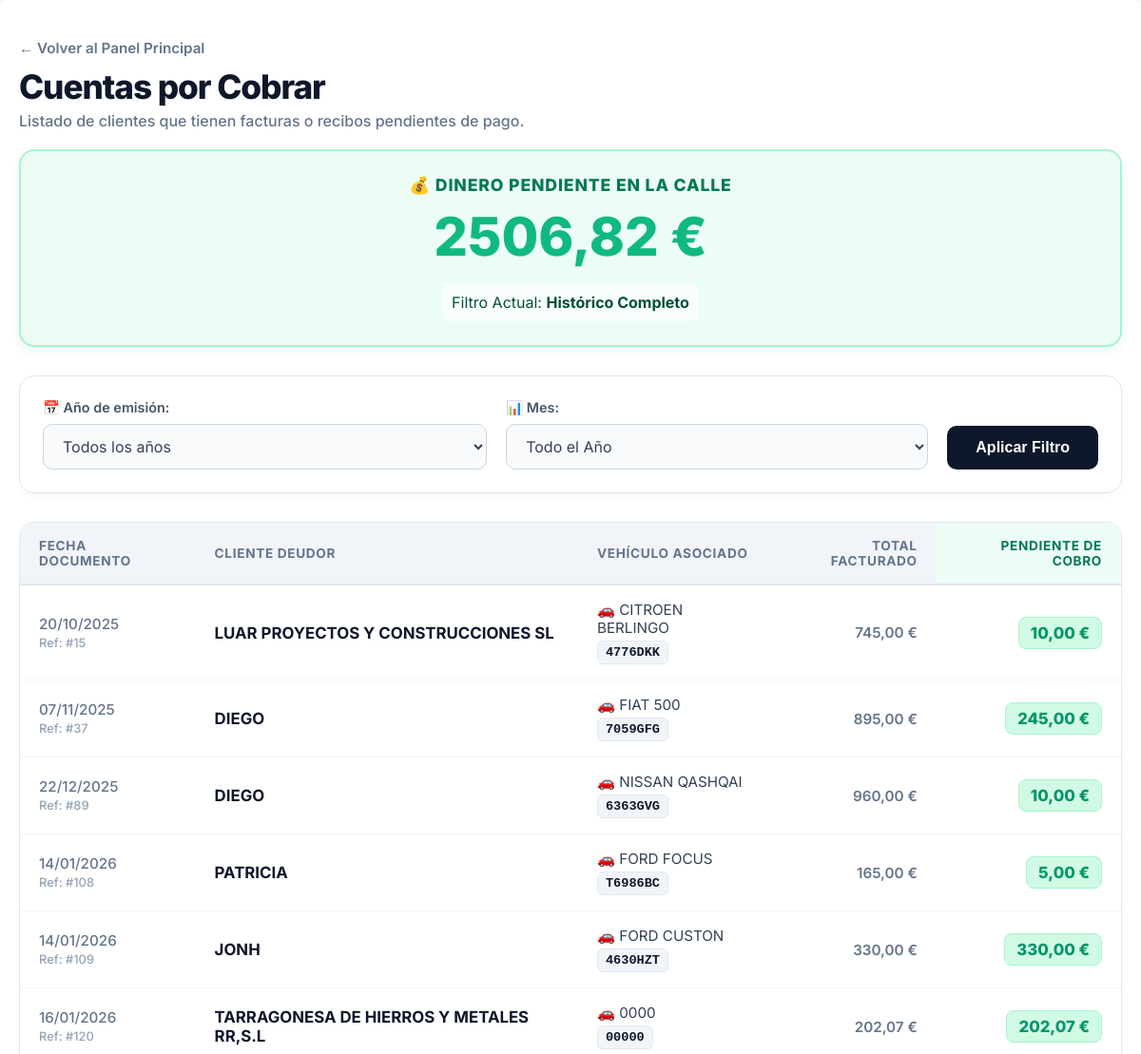
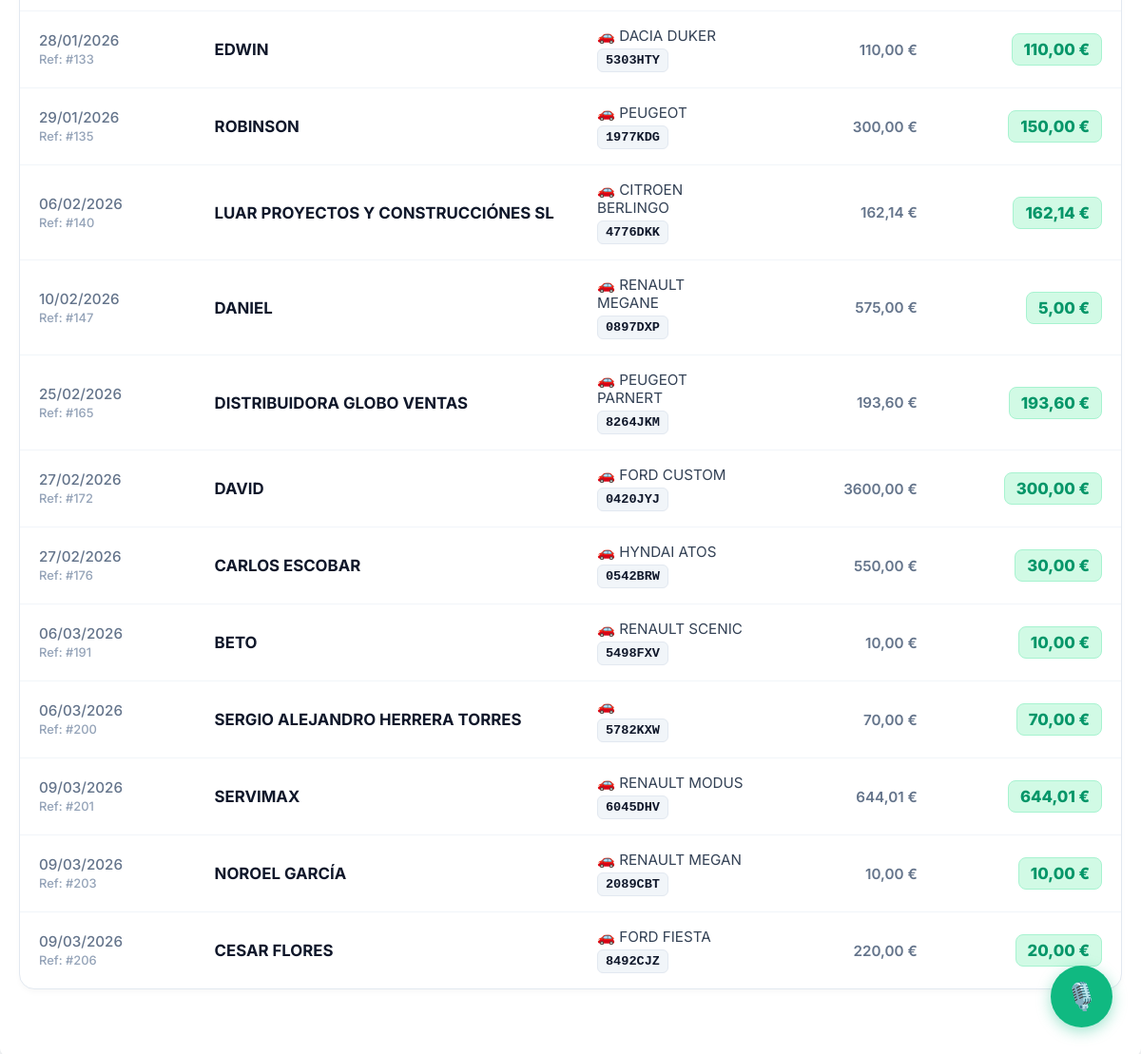
/cuentas-por-cobrar/ (signed in), run on an earlier commit of the app's database (2 pictures, top to bottom).
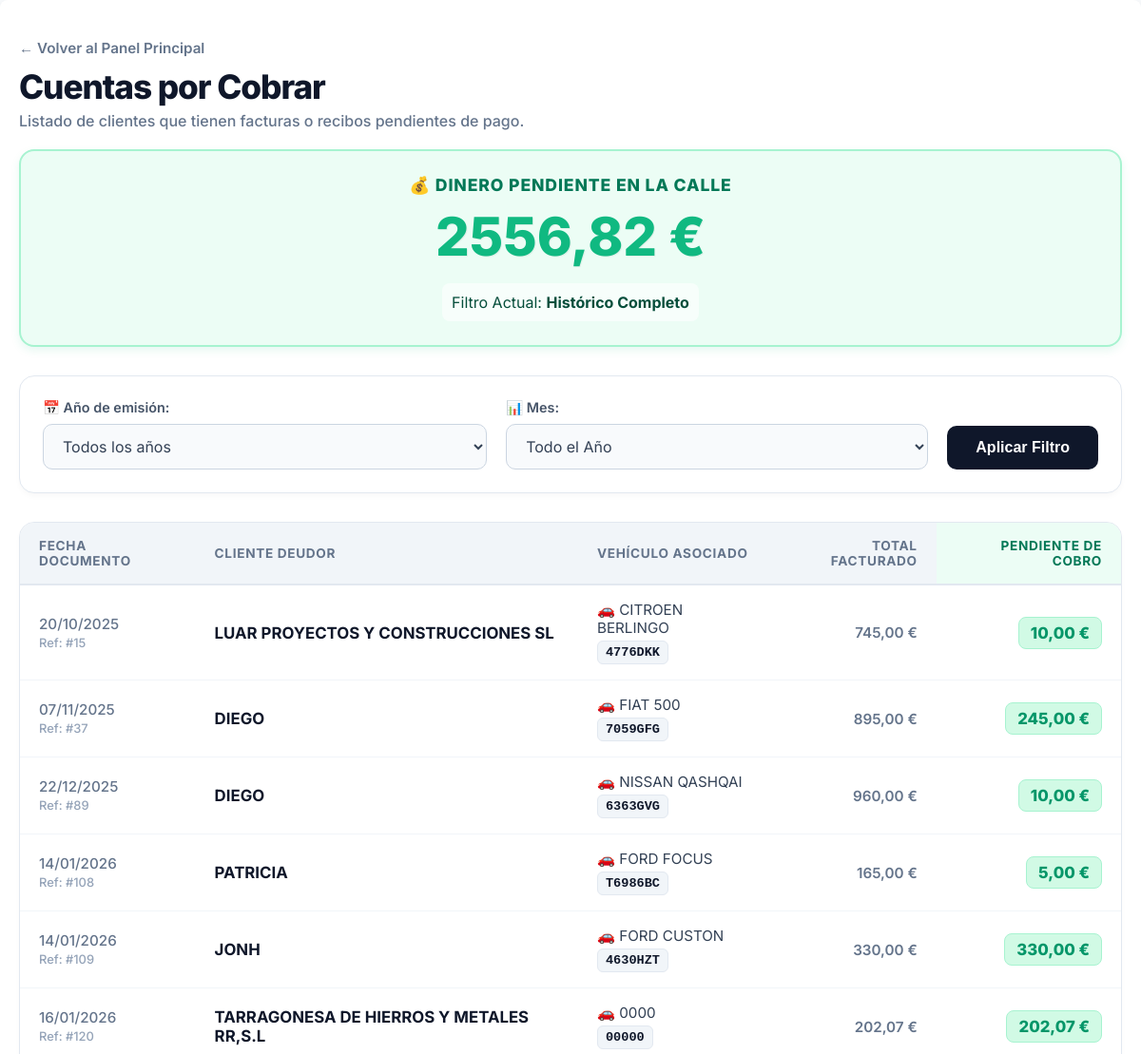
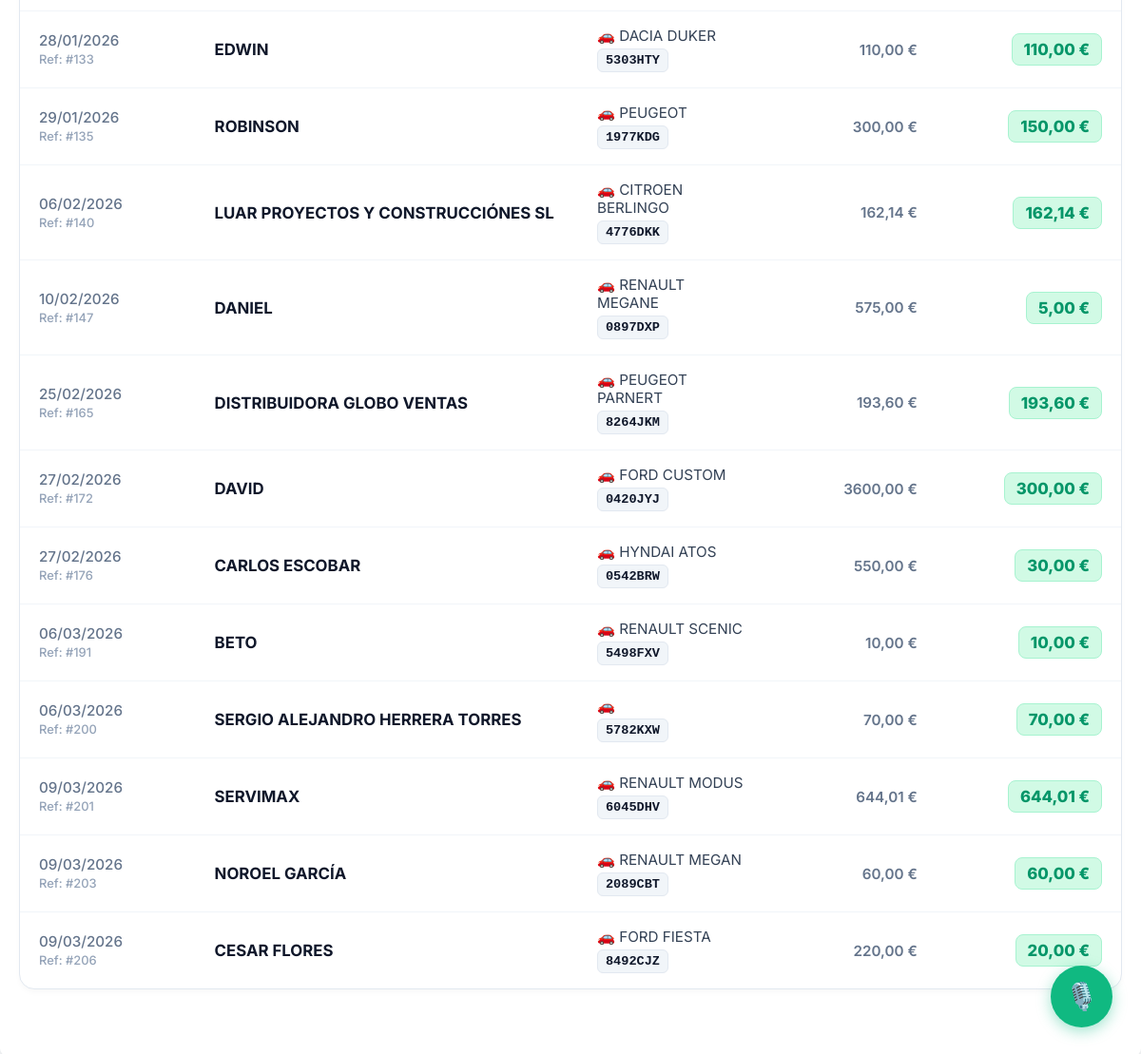
And on a later commit of the database (2 pictures, top to bottom).
### taller/models.py (models this page shows, shortened)
class Factura(models.Model):
    orden = models.OneToOneField(OrdenDeReparacion, on_delete=models.CASCADE)
    fecha_emision = models.DateField(auto_now_add=True)
    es_factura = models.BooleanField(default=True)
    numero_factura = models.IntegerField(null=True, blank=True, unique=True, editable=False)
    subtotal = models.DecimalField(max_digits=10, decimal_places=2, default=0.00)
    iva = models.DecimalField(max_digits=10, decimal_places=2, default=0.00)
    total_final = models.DecimalField(max_digits=10, decimal_places=2, default=0.00)
    notas_cliente = models.TextField(null=True, blank=True, help_text="Notas adicionales para el cliente")

class Cliente(models.Model):
    nombre = models.CharField(max_length=100)
    telefono = models.CharField(max_length=20, unique=True)
    TIPO_DOCUMENTO_CHOICES = [
        ('DNI', 'DNI'),
        ('NIE', 'NIE'),
        ('NIF', 'NIF (Empresas)'),
    ]
    tipo_documento = models.CharField(max_length=10, choices=TIPO_DOCUMENTO_CHOICES, default='DNI', null=True, blank=True)
    documento_fiscal = models.CharField(max_length=20, null=True, blank=True, help_text="Número de DNI, NIE o NIF")
    direccion_fiscal = models.CharField(max_length=255, null=True, blank=True, help_text="Calle, Número, Piso, Puerta")
    codigo_postal_fiscal = models.CharField(max_length=10, null=True, blank=True)
    ciudad_fiscal = models.CharField(max_length=100, null=True, blank=True)
    provincia_fiscal = models.CharField(max_length=100, null=True, blank=True)

class Vehiculo(models.Model):
    matricula = models.CharField(max_length=20, unique=True)
    marca = models.CharField(max_length=50)
    modelo = models.CharField(max_length=50)
    kilometraje = models.IntegerField(default=0)
    cliente = models.ForeignKey(Cliente, on_delete=models.CASCADE)

### taller/views.py (the view)
# urls.py: path('cuentas-por-cobrar/', views.cuentas_por_cobrar, name='cuentas_por_cobrar'),
@login_required
def cuentas_por_cobrar(request):
    if not request.user.is_superuser:
        return redirect('home')
    anos_y_meses_data = get_anos_y_meses_con_datos(); anos_disponibles = sorted(anos_y_meses_data.keys(), reverse=True)
    ano_seleccionado = request.GET.get('ano'); mes_seleccionado = request.GET.get('mes')
    facturas_qs = Factura.objects.select_related('orden__cliente', 'orden__vehiculo').prefetch_related('orden__ingreso_set')
    if ano_seleccionado:
        try: facturas_qs = facturas_qs.filter(fecha_emision__year=int(ano_seleccionado))
        except (ValueError, TypeError): ano_seleccionado = None
    if mes_seleccionado:
        try:
            mes = int(mes_seleccionado)
            if 1 <= mes <= 12: facturas_qs = facturas_qs.filter(fecha_emision__month=mes)
            else: mes_seleccionado = None
        except (ValueError, TypeError): mes_seleccionado = None
    facturas_pendientes = []; total_pendiente = Decimal('0.00')
    for factura in facturas_qs.order_by('fecha_emision', 'id'):
        abonos = sum(ing.importe for ing in factura.orden.ingreso_set.all()) if hasattr(factura.orden, 'ingreso_set') and factura.orden.ingreso_set.exists() else Decimal('0.00')
        pendiente = factura.total_final - abonos
        if pendiente > Decimal('0.01'):
            facturas_pendientes.append({'factura': factura, 'orden': factura.orden, 'cliente': factura.orden.cliente, 'vehiculo': factura.orden.vehiculo, 'pendiente': pendiente})
            total_pendiente += pendiente
    ano_sel_int = int(ano_seleccionado) if ano_seleccionado else None; mes_sel_int = int(mes_seleccionado) if mes_seleccionado else None
    context = { 'facturas_pendientes': facturas_pendientes, 'total_pendiente': total_pendiente, 'anos_disponibles': anos_disponibles, 'ano_seleccionado': ano_sel_int, 'mes_seleccionado': mes_sel_int, 'meses_del_ano': range(1, 13) }
    return render(request, 'taller/cuentas_por_cobrar.html', context)

### taller/templates/taller/cuentas_por_cobrar.html (shortened to what the changed rows need)
<!DOCTYPE html>
{% load static %}
<html lang="es">
<head>
    <link rel="stylesheet" href="{% static 'taller/css/main.css' %}">
    <link rel="stylesheet" href="{% static 'taller/css/responsive.css' %}">
</head>
<body>
    <div class="container">
        <div style="margin-bottom: 10px;">
            <h1 class="header-title" style="margin-top: 10px;">Cuentas por Cobrar</h1>
        </div>
        <div class="summary-grid">
            <div class="total-card-header">
                <h4>💰 Dinero Pendiente en la Calle</h4>
                <p class="amount">{{ total_pendiente|floatformat:2 }} €</p>
                <div style="text-align: center;">
                    <div class="total-breakdown">
                    </div>
                </div>
            </div>
        </div>
        <div class="table-wrapper">
            <table class="modern-table">
                <thead>
                    <tr>
                        <th>Fecha Documento</th>
                        <th>Cliente Deudor</th>
                        <th>Vehículo Asociado</th>
                        <th style="text-align: right;">Total Facturado</th>
                        <th style="text-align: right; background: #ecfdf5; color: #047857;">Pendiente de Cobro</th>
                    </tr>
                </thead>
                <tbody>
                    {% for item in facturas_pendientes %}
                        <tr data-url="{% url 'detalle_orden' item.orden.id %}">
                            <td style="color: #64748b; font-weight: 500;">
                                {{ item.factura.fecha_emision|date:"d/m/Y" }}<br>
                                <span style="font-size: 0.85em; color: #94a3b8;">Ref: #{{ item.factura.id }}</span>
                            </td>
                            <td style="font-weight: 700; color: #0f172a; font-size: 1.05em;">{{ item.cliente.nombre }}</td>
                            <td>
                                🚗 {{ item.vehiculo.marca }} {{ item.vehiculo.modelo }} <br>
                                <span class="matricula-tag">{{ item.vehiculo.matricula }}</span>
                            </td>
                            <td style="text-align: right; color: #64748b; font-weight: 600;">{{ item.factura.total_final|floatformat:2 }} €</td>
                            <td style="text-align: right;">
                                <span class="pending-amount">{{ item.pendiente|floatformat:2 }} €</span>
                            </td>
                        </tr>
                    {% endfor %}
                </tbody>
            </table>
        </div>
    </div>
</body>
</html>

What changed in the data, as far as the page shows it:
changed Factura "NOROEL GARCÍA": factura.total_final "10,00" → "60,00"; pendiente "10,00" → "60,00"
Also different on the page:
{{ total_pendiente|floatformat:2 }}: "2506,82" → "2556,82"
